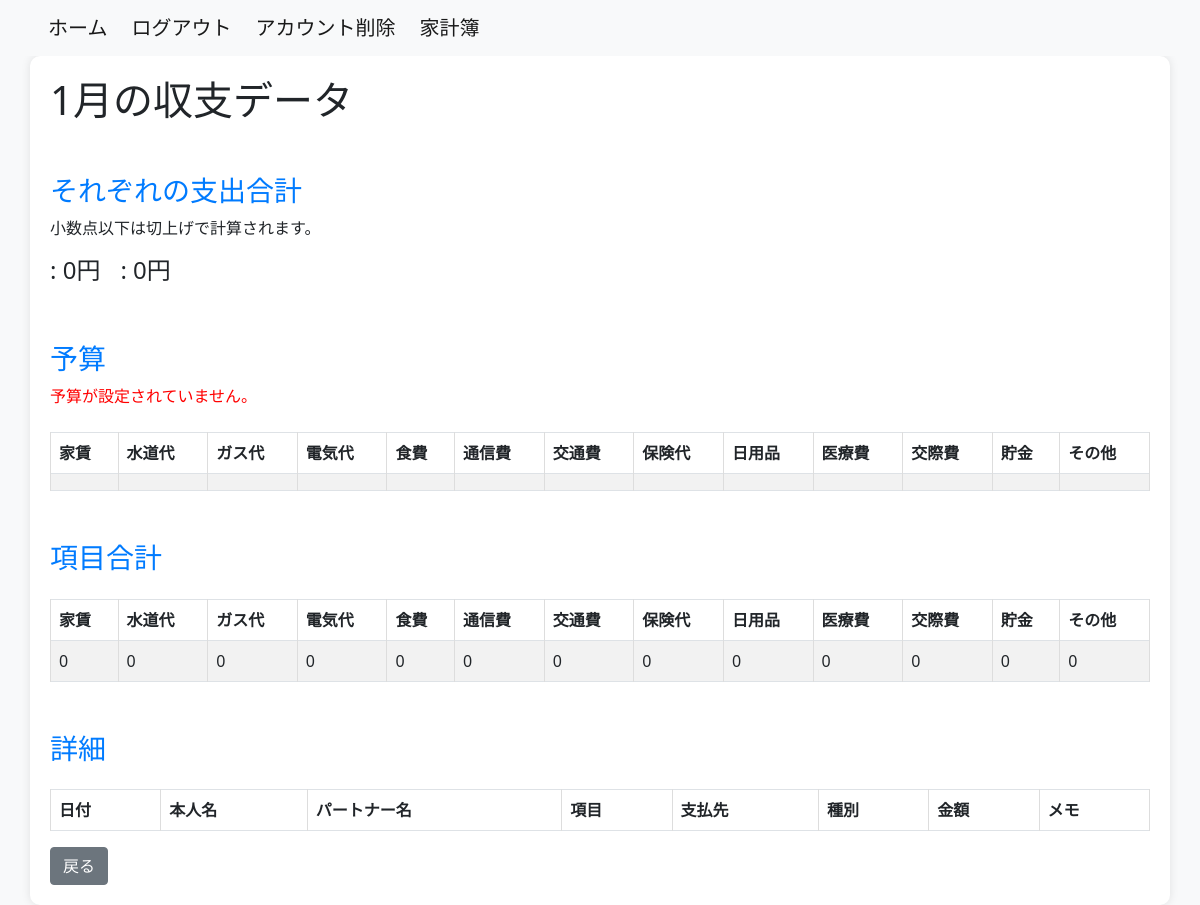
The app's page /household_budget/monthly_2023data/2023-1/ (signed in) with its own data.
### household_budget/models.py (models this page shows, shortened)
class Category(models.Model):
    category_name = models.CharField(max_length=50)
    class Meta:
        db_table = 'category'

### household_budget/views.py (the view)
# urls.py: path('monthly_2023data/<int:year>-<int:month>/', M_2023DataView.as_view(), name='monthly_2023data'),
@method_decorator(login_required(login_url='/login/'), name='dispatch')
class M_2023DataView(TemplateView):
    template_name = 'm_data2023.html'
    def get_context_data(self, **kwargs):
        context = super().get_context_data(**kwargs)
        year = self.kwargs.get('year')
        month = self.kwargs.get('month')
        first_day_of_month = timezone.datetime(int(year), int(month), 1)
        if first_day_of_month.month == 12:
            next_month = 1
            next_year = first_day_of_month.year + 1
        else:
            next_month = first_day_of_month.month + 1
            next_year = first_day_of_month.year
        last_day_of_month = timezone.datetime(next_year, next_month, 1) - timezone.timedelta(days=1)
        monthly_summary = Transaction.objects.filter(
            user=self.request.user,
            event_date__year=year,
            event_date__month=month
        ).values('category__category_name') \
            .annotate(total_amount=Coalesce(Sum('amount'), Value(0)))
        categories = ['家賃', '水道代', 'ガス代', '電気代', '食費', '通信費', '交通費', '保険代', '日用品', '医療費', '交際費', '貯金', 'その他']
        monthly_summary = Transaction.objects.filter(
            user=self.request.user,
            event_date__year=year,
            event_date__month=month
        ).values('category__category_name') \
            .annotate(total_amount=Sum('amount'))
        transaction_data = Transaction.objects.filter(user=self.request.user)
        name1_only_monthly_amount = Transaction.objects.filter(
            Q(user=self.request.user) &
            Q(name_1__isnull=False) & ~Q(name_1=''),
            ~Q(category_id=1) & ~Q(category_id=13),
            event_date__range=[first_day_of_month, last_day_of_month]
        ).aggregate(name1_has_data_total_amount=Sum('amount'))['name1_has_data_total_amount'] or 0
        name2_only_monthly_amount = Transaction.objects.filter(
            Q(user=self.request.user) &
            Q(name_2__isnull=False) & ~Q(name_2=''),
            ~Q(category_id=1) & ~Q(category_id=13),
            event_date__range=[first_day_of_month, last_day_of_month]
        ).aggregate(name1_has_data_total_amount=Sum('amount'))['name1_has_data_total_amount'] or 0
        name_monthly_amount = Transaction.objects.filter(
            Q(user=self.request.user) &
            Q(name_1__isnull=False) & Q(name_2__isnull=False) & ~Q(name_1='') & ~Q(name_2=''),
            ~Q(category_id=1) & ~Q(category_id=13),
            event_date__range=[first_day_of_month, last_day_of_month]
        ).aggregate(name_both_total_amount=Sum('amount'))['name_both_total_amount'] or 0
        name_both_half_monthly_amount = math.ceil(name_monthly_amount / 2)
        category_totals_dict = {category_name: {'total_amount': 0} for category_name in categories}
        for category in monthly_summary:
            category_name = category['category__category_name']
            category_totals_dict[category_name] = {
                'total_amount': category['total_amount'] if category['total_amount'] is not None else 0
            }
        monthly_details = Transaction.objects.filter(
            user=self.request.user,
            event_date__year=year,
            event_date__month=month
            )
        latest_name1_transaction = monthly_details.filter(
            Q(name_1__isnull=False) & ~Q(name_1=''),
        ).order_by('-event_date').first()
        latest_name2_transaction = monthly_details.filter(
            Q(name_2__isnull=False) & ~Q(name_2=''),
        ).order_by('-event_date').first()
        latest_budget = Budget.objects.filter(
            user=self.request.user,
            event_date__year=year,
            event_date__month=month
            ).order_by('-event_date').first()
        name1_total_amount = name1_only_monthly_amount - name_monthly_amount + name_both_half_monthly_amount
        name2_total_amount = name2_only_monthly_amount - name_monthly_amount + name_both_half_monthly_amount
        context['year'] = year
        context['month'] = month
        context['category_totals'] = category_totals_dict
        context['monthly_details'] = monthly_details
        context['latest_budget'] = latest_budget
        context['name1_total_amount'] = name1_total_amount
        context['name2_total_amount'] = name2_total_amount
        context['name'] = transaction_data
        context['latest_name1_transaction'] = latest_name1_transaction
        context['latest_name2_transaction'] = latest_name2_transaction
        return context

### household_budget/templates/m_data2023.html (shortened to what this page needs)
{% extends 'base.html' %}
{% block content %}
{% load custom_filters %}
<div class="container">
    <h1>{{ month }}月の収支データ</h1>
      <h3>それぞれの支出合計</h3>
      <p>小数点以下は切上げで計算されます。</p>
      <div style="display: flex; gap: 20px;">
      <h4>{{ latest_name1_transaction.name_1 }} : {{ name1_total_amount }}円</h2>
      <h4>{{ latest_name2_transaction.name_2 }} : {{ name2_total_amount }}円</h2>
      </div>
    <h3>予算</h3>
    <table class="table table-striped table-bordered mt-4">
        <thead class="thead-dark">
            <tr>
                <th>家賃</th>
                <th>水道代</th>
                <th>ガス代</th>
                <th>電気代</th>
                <th>食費</th>
                <th>通信費</th>
                <th>交通費</th>
                <th>保険代</th>
                <th>日用品</th>
                <th>医療費</th>
                <th>交際費</th>
                <th>貯金</th>
                <th>その他</th>
            </tr>
        </thead>
        <tbody>
            <tr>
                <td>{{ latest_budget.rent_budget }}</td>
                <td>{{ latest_budget.water_supply_budget }}</td>
                <td>{{ latest_budget.gas_budget }}</td>
                <td>{{ latest_budget.electricity_budget }}</td>
                <td>{{ latest_budget.food_expenses_budget }}</td>
                <td>{{ latest_budget.communication_expenses_budget }}</td>
                <td>{{ latest_budget.transportation_expenses_budget }}</td>
                <td>{{ latest_budget.insurance_fee_budget }}</td>
                <td>{{ latest_budget.daily_necessities_budget }}</td>
                <td>{{ latest_budget.medical_bills_budget }}</td>
                <td>{{ latest_budget.entertainment_expenses_budget }}</td>
                <td>{{ latest_budget.saving_budget }}</td>
                <td>{{ latest_budget.add_item_budget }}</td>
            </tr>
            {% if not latest_budget %}
            <p style="color: red;">予算が設定されていません。</p>
            {% endif %}
        </tbody>
    </table>
<h3>項目合計</h3>
<table class="table table-striped table-bordered mt-4">
    <thead class="thead-dark">
        <tr>
            {% for category_name, category_data in category_totals.items %}
                <th>{{ category_name }}</th>
            {% endfor %}
        </tr>
    </thead>
    <tbody>
        <tr>
            {% for category_name, category_data in category_totals.items %}
                <td>{{ category_data.total_amount }}</td>
            {% endfor %}
        </tr>
    </tbody>
</table>
    <h3>詳細</h3>
    <table class="table table-striped table-bordered mt-4">
        <thead class="thead-dark">
            <tr>
                <th>日付</th>
                <th>本人名</th>
                <th>パートナー名</th>
                <th>項目</th>
                <th>支払先</th>
                <th>種別</th>
                <th>金額</th>
                <th>メモ</th>
            </tr>
        </thead>
    </table>
<a href="{% url 'accounts:data_2023' %}" class="btn btn-secondary ml-2">戻る</a>
</div>
</html>
{% endblock %}

### household_budget/templates/m_data2023.html (style rules this page uses)
body { background-color: #f8f9fa; }
.container { background-color: #fff; border-radius: 10px; box-shadow: 0 0 10px rgba(0, 0, 0, 0.1); padding: 20px; }
h3 { margin-top: 50px; color: #007bff; }
table { width: 100%; border-collapse: collapse; margin-top: 10px; }
th, td { border: 2px solid #ddd; padding: 8px; text-align: left; }

### records on screen
Category: category_name "水道代"
Category: category_name "ガス代"
Category: category_name "電気代"
Category: category_name "通信費"
Category: category_name "交通費"
Category: category_name "保険代"
Category: category_name "日用品"
Category: category_name "医療費"
Category: category_name "交際費"
Category: category_name "その他"

### other values on screen
{{ month }} "1"
{{ name1_total_amount }} "0"
{{ name2_total_amount }} "0"
{{ category_name }} "家賃" "食費" "貯金"
{{ category_data.total_amount }} "0" "0" "0" "0" "0" "0" "0" "0" "0" "0" "0" "0" "0"
